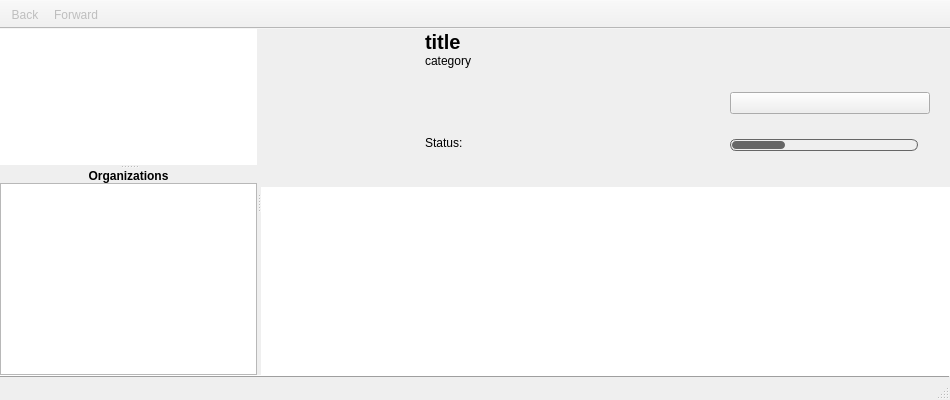
<?xml version="1.0" encoding="UTF-8"?>
<ui version="4.0">
 <class>Kiosk</class>
 <widget class="QMainWindow" name="Kiosk">
  <property name="geometry">
   <rect>
    <x>0</x>
    <y>0</y>
    <width>950</width>
    <height>400</height>
   </rect>
  </property>
  <property name="windowTitle">
   <string>FileWave Kiosk</string>
  </property>
  <property name="styleSheet">
   <string notr="true">QProgressBar {
   background: transparent;
   border-radius: 6px;
   /*background: qlineargradient(x1: 0, y1: 0, x2: 0, y2: 1,
                                stop: 0 #606060, stop: 0.4 #656565,
                                stop: 0.5 #303030, stop: 1.0 #353535);*/
   border: 1px solid #666666;
}

QProgressBar::chunk {
   margin: 1px;
  /* border: 1px solid grey;*/
	background: #666666;
  	border-radius: 4px;
   /*background: qlineargradient(x1: 0, y1: 0, x2: 0, y2: 1,
                                stop: 0 #eeeeee, stop: 0.4 #ffffff,
                                stop: 0.5 #e3e3e3, stop: 1.0 #efefef);*/
}</string>
  </property>
  <property name="unifiedTitleAndToolBarOnMac">
   <bool>true</bool>
  </property>
  <widget class="QWidget" name="centralwidget">
   <layout class="QVBoxLayout" name="verticalLayout_3">
    <property name="spacing">
     <number>0</number>
    </property>
    <property name="leftMargin">
     <number>0</number>
    </property>
    <property name="topMargin">
     <number>0</number>
    </property>
    <property name="rightMargin">
     <number>0</number>
    </property>
    <property name="bottomMargin">
     <number>0</number>
    </property>
    <item>
     <widget class="PrettySplitter" name="installSplitter">
      <property name="orientation">
       <enum>Qt::Horizontal</enum>
      </property>
      <widget class="PrettySplitter" name="leftSplitter">
       <property name="orientation">
        <enum>Qt::Vertical</enum>
       </property>
       <widget class="KioskCategoriesView" name="categoriesView">
        <property name="sizePolicy">
         <sizepolicy hsizetype="Expanding" vsizetype="Expanding">
          <horstretch>0</horstretch>
          <verstretch>4</verstretch>
         </sizepolicy>
        </property>
        <property name="minimumSize">
         <size>
          <width>0</width>
          <height>0</height>
         </size>
        </property>
        <property name="maximumSize">
         <size>
          <width>16777215</width>
          <height>16777215</height>
         </size>
        </property>
        <property name="autoFillBackground">
         <bool>false</bool>
        </property>
        <property name="frameShape">
         <enum>QFrame::NoFrame</enum>
        </property>
        <property name="frameShadow">
         <enum>QFrame::Sunken</enum>
        </property>
        <property name="lineWidth">
         <number>0</number>
        </property>
        <property name="autoScroll">
         <bool>true</bool>
        </property>
        <property name="editTriggers">
         <set>QAbstractItemView::NoEditTriggers</set>
        </property>
        <property name="alternatingRowColors">
         <bool>false</bool>
        </property>
        <property name="iconSize">
         <size>
          <width>24</width>
          <height>24</height>
         </size>
        </property>
        <property name="uniformItemSizes" stdset="0">
         <bool>true</bool>
        </property>
       </widget>
       <widget class="QWidget" name="vppUsersWidget" native="true">
        <layout class="QVBoxLayout" name="verticalLayout_2">
         <property name="spacing">
          <number>0</number>
         </property>
         <property name="leftMargin">
          <number>0</number>
         </property>
         <property name="topMargin">
          <number>0</number>
         </property>
         <property name="rightMargin">
          <number>0</number>
         </property>
         <property name="bottomMargin">
          <number>0</number>
         </property>
         <item>
          <widget class="QLabel" name="label">
           <property name="text">
            <string>&lt;html&gt;&lt;head/&gt;&lt;body&gt;&lt;p&gt;&lt;span style=&quot; font-weight:600;&quot;&gt;Organizations&lt;/span&gt;&lt;/p&gt;&lt;/body&gt;&lt;/html&gt;</string>
           </property>
           <property name="alignment">
            <set>Qt::AlignCenter</set>
           </property>
          </widget>
         </item>
         <item>
          <widget class="StyledTreeView" name="vppUsersView">
           <property name="sizePolicy">
            <sizepolicy hsizetype="Expanding" vsizetype="Expanding">
             <horstretch>0</horstretch>
             <verstretch>1</verstretch>
            </sizepolicy>
           </property>
           <property name="selectionMode">
            <enum>QAbstractItemView::ExtendedSelection</enum>
           </property>
           <property name="headerHidden">
            <bool>true</bool>
           </property>
          </widget>
         </item>
        </layout>
       </widget>
      </widget>
      <widget class="QStackedWidget" name="filesetStackedWidget">
       <property name="currentIndex">
        <number>1</number>
       </property>
       <widget class="QWidget" name="filesetView">
        <layout class="QVBoxLayout" name="verticalLayout">
         <property name="spacing">
          <number>0</number>
         </property>
         <property name="leftMargin">
          <number>0</number>
         </property>
         <property name="topMargin">
          <number>0</number>
         </property>
         <property name="rightMargin">
          <number>0</number>
         </property>
         <property name="bottomMargin">
          <number>0</number>
         </property>
         <item>
          <widget class="StyledTreeView" name="installView">
           <property name="frameShape">
            <enum>QFrame::NoFrame</enum>
           </property>
           <property name="editTriggers">
            <set>QAbstractItemView::NoEditTriggers</set>
           </property>
           <property name="showDropIndicator" stdset="0">
            <bool>false</bool>
           </property>
           <property name="defaultDropAction">
            <enum>Qt::IgnoreAction</enum>
           </property>
           <property name="alternatingRowColors">
            <bool>true</bool>
           </property>
           <property name="selectionMode">
            <enum>QAbstractItemView::ExtendedSelection</enum>
           </property>
           <property name="selectionBehavior">
            <enum>QAbstractItemView::SelectRows</enum>
           </property>
           <property name="iconSize">
            <size>
             <width>32</width>
             <height>32</height>
            </size>
           </property>
           <property name="indentation">
            <number>0</number>
           </property>
           <property name="headerHidden">
            <bool>true</bool>
           </property>
           <property name="uniformItemSizes" stdset="0">
            <bool>false</bool>
           </property>
          </widget>
         </item>
         <item>
          <widget class="QWidget" name="topTenWidget" native="true">
           <property name="autoFillBackground">
            <bool>false</bool>
           </property>
           <layout class="QGridLayout" name="gridLayout_2">
            <property name="leftMargin">
             <number>0</number>
            </property>
            <property name="topMargin">
             <number>0</number>
            </property>
            <property name="rightMargin">
             <number>0</number>
            </property>
            <property name="bottomMargin">
             <number>0</number>
            </property>
            <property name="spacing">
             <number>0</number>
            </property>
            <item row="0" column="0">
             <widget class="TopTenScrollArea" name="topTenScrollArea">
              <property name="sizePolicy">
               <sizepolicy hsizetype="Preferred" vsizetype="Preferred">
                <horstretch>0</horstretch>
                <verstretch>0</verstretch>
               </sizepolicy>
              </property>
              <property name="frameShape">
               <enum>QFrame::NoFrame</enum>
              </property>
              <property name="frameShadow">
               <enum>QFrame::Plain</enum>
              </property>
              <property name="lineWidth">
               <number>0</number>
              </property>
              <property name="verticalScrollBarPolicy">
               <enum>Qt::ScrollBarAlwaysOff</enum>
              </property>
              <property name="horizontalScrollBarPolicy">
               <enum>Qt::ScrollBarAlwaysOff</enum>
              </property>
              <property name="widgetResizable">
               <bool>false</bool>
              </property>
              <property name="alignment">
               <set>Qt::AlignCenter</set>
              </property>
              <widget class="QWidget" name="topTenWidgetContents">
               <property name="geometry">
                <rect>
                 <x>146</x>
                 <y>0</y>
                 <width>394</width>
                 <height>76</height>
                </rect>
               </property>
               <property name="sizePolicy">
                <sizepolicy hsizetype="MinimumExpanding" vsizetype="Preferred">
                 <horstretch>0</horstretch>
                 <verstretch>0</verstretch>
                </sizepolicy>
               </property>
              </widget>
             </widget>
            </item>
           </layout>
          </widget>
         </item>
        </layout>
       </widget>
       <widget class="QWidget" name="detailView">
        <layout class="QGridLayout" name="gridLayout_3" rowstretch="0,1">
         <property name="leftMargin">
          <number>0</number>
         </property>
         <property name="topMargin">
          <number>0</number>
         </property>
         <property name="rightMargin">
          <number>0</number>
         </property>
         <property name="bottomMargin">
          <number>0</number>
         </property>
         <item row="1" column="0" colspan="4">
          <widget class="QTextBrowser" name="description">
           <property name="sizePolicy">
            <sizepolicy hsizetype="Preferred" vsizetype="Preferred">
             <horstretch>0</horstretch>
             <verstretch>0</verstretch>
            </sizepolicy>
           </property>
           <property name="frameShape">
            <enum>QFrame::NoFrame</enum>
           </property>
           <property name="openExternalLinks">
            <bool>true</bool>
           </property>
          </widget>
         </item>
         <item row="0" column="3">
          <layout class="QGridLayout" name="gridLayout">
           <property name="bottomMargin">
            <number>10</number>
           </property>
           <item row="1" column="1">
            <widget class="QPushButton" name="appInstall">
             <property name="sizePolicy">
              <sizepolicy hsizetype="Preferred" vsizetype="Fixed">
               <horstretch>0</horstretch>
               <verstretch>0</verstretch>
              </sizepolicy>
             </property>
             <property name="minimumSize">
              <size>
               <width>200</width>
               <height>0</height>
              </size>
             </property>
             <property name="maximumSize">
              <size>
               <width>200</width>
               <height>16777215</height>
              </size>
             </property>
             <property name="text">
              <string/>
             </property>
            </widget>
           </item>
           <item row="1" column="2">
            <spacer name="horizontalSpacer_3">
             <property name="orientation">
              <enum>Qt::Horizontal</enum>
             </property>
             <property name="sizeType">
              <enum>QSizePolicy::Fixed</enum>
             </property>
             <property name="sizeHint" stdset="0">
              <size>
               <width>20</width>
               <height>20</height>
              </size>
             </property>
            </spacer>
           </item>
           <item row="2" column="1">
            <widget class="QProgressBar" name="appInstallProgress">
             <property name="sizePolicy">
              <sizepolicy hsizetype="Minimum" vsizetype="Fixed">
               <horstretch>0</horstretch>
               <verstretch>0</verstretch>
              </sizepolicy>
             </property>
             <property name="minimumSize">
              <size>
               <width>188</width>
               <height>0</height>
              </size>
             </property>
             <property name="maximumSize">
              <size>
               <width>188</width>
               <height>12</height>
              </size>
             </property>
             <property name="minimum">
              <number>-8</number>
             </property>
             <property name="value">
              <number>24</number>
             </property>
             <property name="textVisible">
              <bool>false</bool>
             </property>
            </widget>
           </item>
           <item row="0" column="1">
            <spacer name="verticalSpacer">
             <property name="orientation">
              <enum>Qt::Vertical</enum>
             </property>
             <property name="sizeType">
              <enum>QSizePolicy::Fixed</enum>
             </property>
             <property name="sizeHint" stdset="0">
              <size>
               <width>20</width>
               <height>45</height>
              </size>
             </property>
            </spacer>
           </item>
           <item row="2" column="2">
            <spacer name="verticalSpacer_2">
             <property name="orientation">
              <enum>Qt::Vertical</enum>
             </property>
             <property name="sizeType">
              <enum>QSizePolicy::Fixed</enum>
             </property>
             <property name="sizeHint" stdset="0">
              <size>
               <width>5</width>
               <height>15</height>
              </size>
             </property>
            </spacer>
           </item>
          </layout>
         </item>
         <item row="0" column="2">
          <layout class="QVBoxLayout" name="verticalLayout_5">
           <item>
            <layout class="QHBoxLayout" name="horizontalLayout_2">
             <item>
              <layout class="QVBoxLayout" name="verticalLayout_4">
               <property name="spacing">
                <number>0</number>
               </property>
               <item>
                <widget class="QLabel" name="appTitle">
                 <property name="minimumSize">
                  <size>
                   <width>0</width>
                   <height>25</height>
                  </size>
                 </property>
                 <property name="maximumSize">
                  <size>
                   <width>16777215</width>
                   <height>25</height>
                  </size>
                 </property>
                 <property name="font">
                  <font>
                   <pointsize>15</pointsize>
                   <weight>75</weight>
                   <bold>true</bold>
                  </font>
                 </property>
                 <property name="text">
                  <string>title</string>
                 </property>
                 <property name="alignment">
                  <set>Qt::AlignLeading|Qt::AlignLeft|Qt::AlignVCenter</set>
                 </property>
                </widget>
               </item>
               <item>
                <widget class="QLabel" name="appCategory">
                 <property name="text">
                  <string>category</string>
                 </property>
                </widget>
               </item>
               <item>
                <spacer name="verticalSpacer_3">
                 <property name="orientation">
                  <enum>Qt::Vertical</enum>
                 </property>
                 <property name="sizeType">
                  <enum>QSizePolicy::MinimumExpanding</enum>
                 </property>
                 <property name="sizeHint" stdset="0">
                  <size>
                   <width>20</width>
                   <height>20</height>
                  </size>
                 </property>
                </spacer>
               </item>
              </layout>
             </item>
            </layout>
           </item>
           <item>
            <layout class="QHBoxLayout" name="horizontalLayout_3">
             <item>
              <widget class="QLabel" name="label_2">
               <property name="minimumSize">
                <size>
                 <width>50</width>
                 <height>25</height>
                </size>
               </property>
               <property name="maximumSize">
                <size>
                 <width>50</width>
                 <height>25</height>
                </size>
               </property>
               <property name="text">
                <string>Status: </string>
               </property>
              </widget>
             </item>
             <item>
              <widget class="QLabel" name="appStatus">
               <property name="minimumSize">
                <size>
                 <width>200</width>
                 <height>25</height>
                </size>
               </property>
               <property name="maximumSize">
                <size>
                 <width>16777215</width>
                 <height>25</height>
                </size>
               </property>
               <property name="text">
                <string/>
               </property>
              </widget>
             </item>
             <item>
              <spacer name="horizontalSpacer">
               <property name="orientation">
                <enum>Qt::Horizontal</enum>
               </property>
               <property name="sizeHint" stdset="0">
                <size>
                 <width>40</width>
                 <height>20</height>
                </size>
               </property>
              </spacer>
             </item>
            </layout>
           </item>
           <item>
            <layout class="QHBoxLayout" name="horizontalLayout">
             <item>
              <widget class="RatingWidget" name="ratingWidget" native="true">
               <property name="sizePolicy">
                <sizepolicy hsizetype="Minimum" vsizetype="Minimum">
                 <horstretch>0</horstretch>
                 <verstretch>0</verstretch>
                </sizepolicy>
               </property>
               <property name="minimumSize">
                <size>
                 <width>100</width>
                 <height>20</height>
                </size>
               </property>
               <property name="maximumSize">
                <size>
                 <width>100</width>
                 <height>20</height>
                </size>
               </property>
              </widget>
             </item>
             <item>
              <spacer name="horizontalSpacer_2">
               <property name="orientation">
                <enum>Qt::Horizontal</enum>
               </property>
               <property name="sizeHint" stdset="0">
                <size>
                 <width>40</width>
                 <height>20</height>
                </size>
               </property>
              </spacer>
             </item>
            </layout>
           </item>
          </layout>
         </item>
         <item row="0" column="1">
          <widget class="QWidget" name="widget" native="true">
           <property name="sizePolicy">
            <sizepolicy hsizetype="Fixed" vsizetype="Fixed">
             <horstretch>0</horstretch>
             <verstretch>0</verstretch>
            </sizepolicy>
           </property>
           <layout class="QGridLayout" name="gridLayout_4">
            <property name="spacing">
             <number>0</number>
            </property>
            <item row="0" column="1">
             <spacer name="verticalSpacer_5">
              <property name="orientation">
               <enum>Qt::Vertical</enum>
              </property>
              <property name="sizeHint" stdset="0">
               <size>
                <width>20</width>
                <height>3</height>
               </size>
              </property>
             </spacer>
            </item>
            <item row="1" column="0">
             <spacer name="horizontalSpacer_5">
              <property name="orientation">
               <enum>Qt::Horizontal</enum>
              </property>
              <property name="sizeHint" stdset="0">
               <size>
                <width>3</width>
                <height>20</height>
               </size>
              </property>
             </spacer>
            </item>
            <item row="1" column="1">
             <widget class="QLabel" name="appIcon">
              <property name="sizePolicy">
               <sizepolicy hsizetype="Preferred" vsizetype="Expanding">
                <horstretch>0</horstretch>
                <verstretch>0</verstretch>
               </sizepolicy>
              </property>
              <property name="minimumSize">
               <size>
                <width>128</width>
                <height>128</height>
               </size>
              </property>
              <property name="maximumSize">
               <size>
                <width>128</width>
                <height>128</height>
               </size>
              </property>
              <property name="text">
               <string/>
              </property>
              <property name="scaledContents">
               <bool>false</bool>
              </property>
              <property name="alignment">
               <set>Qt::AlignCenter</set>
              </property>
             </widget>
            </item>
            <item row="1" column="2">
             <spacer name="horizontalSpacer_4">
              <property name="orientation">
               <enum>Qt::Horizontal</enum>
              </property>
              <property name="sizeHint" stdset="0">
               <size>
                <width>3</width>
                <height>20</height>
               </size>
              </property>
             </spacer>
            </item>
            <item row="2" column="1">
             <spacer name="verticalSpacer_4">
              <property name="orientation">
               <enum>Qt::Vertical</enum>
              </property>
              <property name="sizeHint" stdset="0">
               <size>
                <width>20</width>
                <height>3</height>
               </size>
              </property>
             </spacer>
            </item>
           </layout>
          </widget>
         </item>
        </layout>
       </widget>
      </widget>
     </widget>
    </item>
    <item>
     <widget class="Line" name="bottomLine">
      <property name="frameShadow">
       <enum>QFrame::Raised</enum>
      </property>
      <property name="orientation">
       <enum>Qt::Horizontal</enum>
      </property>
     </widget>
    </item>
   </layout>
  </widget>
  <widget class="QStatusBar" name="statusbar">
   <property name="styleSheet">
    <string notr="true">QStatusBar::item { border: 0px; }</string>
   </property>
  </widget>
  <widget class="QToolBar" name="toolBar">
   <property name="windowTitle">
    <string/>
   </property>
   <property name="styleSheet">
    <string notr="true"/>
   </property>
   <property name="movable">
    <bool>false</bool>
   </property>
   <property name="allowedAreas">
    <set>Qt::BottomToolBarArea</set>
   </property>
   <property name="iconSize">
    <size>
     <width>24</width>
     <height>24</height>
    </size>
   </property>
   <property name="floatable">
    <bool>false</bool>
   </property>
   <attribute name="toolBarArea">
    <enum>TopToolBarArea</enum>
   </attribute>
   <attribute name="toolBarBreak">
    <bool>false</bool>
   </attribute>
   <addaction name="actionBack"/>
   <addaction name="actionForward"/>
  </widget>
  <action name="actionBack">
   <property name="enabled">
    <bool>false</bool>
   </property>
   <property name="icon">
    <iconset resource="../FileWaveGuiLib/GuiLib.qrc">
     <normaloff>:/IDI_ICON_NAV_BACK</normaloff>:/IDI_ICON_NAV_BACK</iconset>
   </property>
   <property name="text">
    <string>Back</string>
   </property>
  </action>
  <action name="actionForward">
   <property name="enabled">
    <bool>false</bool>
   </property>
   <property name="icon">
    <iconset resource="../FileWaveGuiLib/GuiLib.qrc">
     <normaloff>:/IDI_ICON_NAV_FORWARD</normaloff>:/IDI_ICON_NAV_FORWARD</iconset>
   </property>
   <property name="text">
    <string>Forward</string>
   </property>
  </action>
 </widget>
 <customwidgets>
  <customwidget>
   <class>RatingWidget</class>
   <extends>QWidget</extends>
   <header>FileWaveGuiLib/RatingWidget.h</header>
   <container>1</container>
  </customwidget>
  <customwidget>
   <class>PrettySplitter</class>
   <extends>QSplitter</extends>
   <header>FileWaveGuiLib/prettysplitter/prettysplitter.h</header>
   <container>1</container>
  </customwidget>
  <customwidget>
   <class>StyledTreeView</class>
   <extends>QTreeView</extends>
   <header>FileWaveGuiLib/styledviews/styledtreeview.h</header>
  </customwidget>
  <customwidget>
   <class>KioskCategoriesView</class>
   <extends>QTreeView</extends>
   <header>FileWaveGuiLib/KioskCategoriesView.h</header>
  </customwidget>
  <customwidget>
   <class>TopTenScrollArea</class>
   <extends>QScrollArea</extends>
   <header>QtGUIInstaller/TopTenScrollArea.h</header>
   <container>1</container>
  </customwidget>
 </customwidgets>
 <resources>
  <include location="../FileWaveGuiLib/GuiLib.qrc"/>
 </resources>
 <connections/>
</ui>
